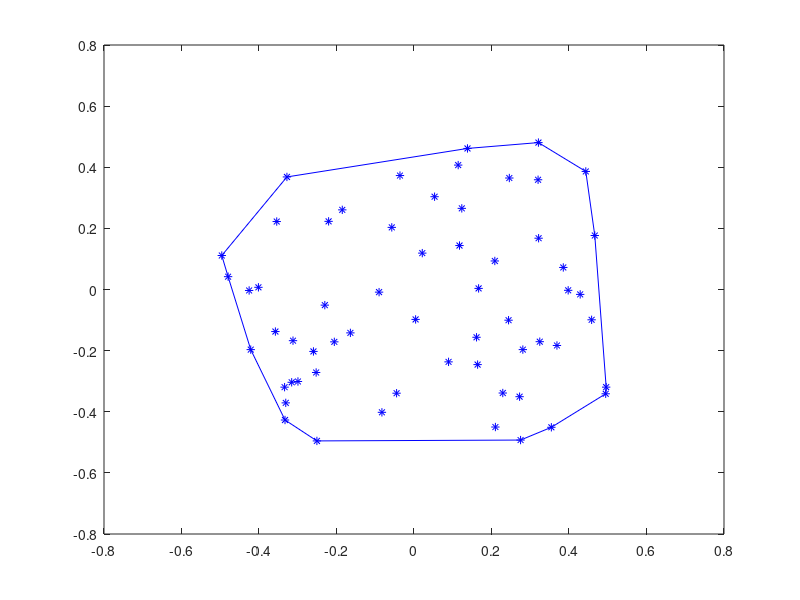

MATLAB code for this plot:
x = [ 0.321543 -0.220371 -0.421324 0.368883 -0.205639 -0.354244 -0.330956 0.243999 -0.090142 0.458375 -0.250580 -0.333987 0.053091 0.138006 0.466542 -0.479738 -0.425478 -0.252530 -0.357716 -0.044942 0.428868 0.166716 -0.401499 0.114024 -0.036213 0.494714 -0.332863 0.354468 -0.082787 0.089175 0.397870 0.164143 0.495905 0.161352 0.385260 -0.496037 0.320186 0.021367 -0.057345 0.321085 0.443350 0.208550 0.123357 0.117400 -0.259487 0.272485 0.275035 -0.327937 0.245991 -0.164166 -0.299476 -0.185086 0.004159 -0.315660 0.210064 0.324557 -0.230145 -0.312261 0.280883 0.229111 ];
y = [ 0.167834 0.222977 -0.196682 -0.183150 -0.171259 0.222388 -0.370962 -0.100440 -0.008600 -0.099140 -0.495409 -0.319507 0.303632 0.461562 0.176684 0.041981 -0.003168 -0.271515 -0.137564 -0.339297 -0.015995 0.003606 0.007147 0.407090 0.372850 -0.341187 -0.427003 -0.450829 -0.401851 -0.236782 -0.002668 -0.245701 -0.319441 -0.156340 0.072143 0.111223 0.359078 0.119054 0.203268 0.480719 0.386280 0.093361 0.265492 0.143853 -0.202637 -0.350671 -0.492612 0.368314 0.364779 -0.141923 -0.300957 0.260606 -0.097895 -0.303611 -0.449972 -0.170716 -0.051128 -0.167414 -0.196631 -0.338704 ];
X = [ -0.250580 -0.332863 -0.421324 -0.479738 -0.496037 -0.327937 0.138006 0.321085 0.443350 0.466542 0.495905 0.494714 0.354468 0.275035 -0.250580 ];
Y = [ -0.495409 -0.427003 -0.196682 0.041981 0.111223 0.368314 0.461562 0.480719 0.386280 0.176684 -0.319441 -0.341187 -0.450829 -0.492612 -0.495409 ];
plot(x,y,'b*',X,Y,'b');